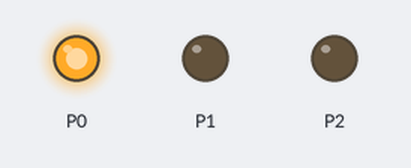
Recording of a program running on a simulated BBC micro:bit (MakeCode). Shown: output pins drawn as LEDs (lit = HIGH).

Above: at 2.5 s.
At 6.5 s:
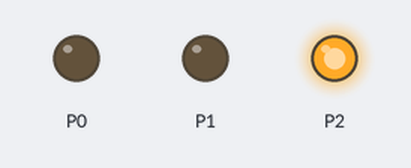
At 8.5 s:
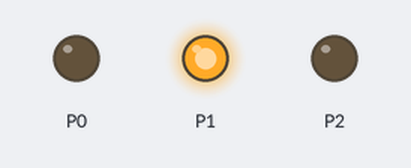
Timing chart, 0 to 11.7 s (numbered marks = the images above):
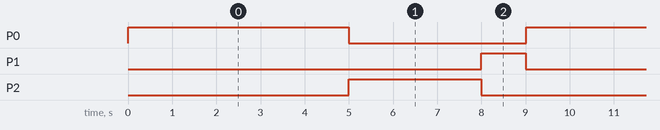

Measured:
- by itself, P0: alternates HIGH for 5.0 s and LOW for 4.0 s
- by itself, P1: alternates HIGH for 1.0 s and LOW for 8.0 s
- by itself, P2: alternates HIGH for 3.0 s and LOW for 6.0 s

The program:

main.ts
```typescript
basic.forever(function () {
    pins.digitalWritePin(DigitalPin.P0, 1)
    basic.pause(5000)
    pins.digitalWritePin(DigitalPin.P0, 0)
    pins.digitalWritePin(DigitalPin.P2, 1)
    basic.pause(3000)
    pins.digitalWritePin(DigitalPin.P2, 0)
    pins.digitalWritePin(DigitalPin.P1, 1)
    basic.pause(1000)
    pins.digitalWritePin(DigitalPin.P1, 0)
})
```

test.ts
```typescript
// aquí va el archivo "tests"; esto no se compilará cuando este paquete se utilice como una extensión.
```
